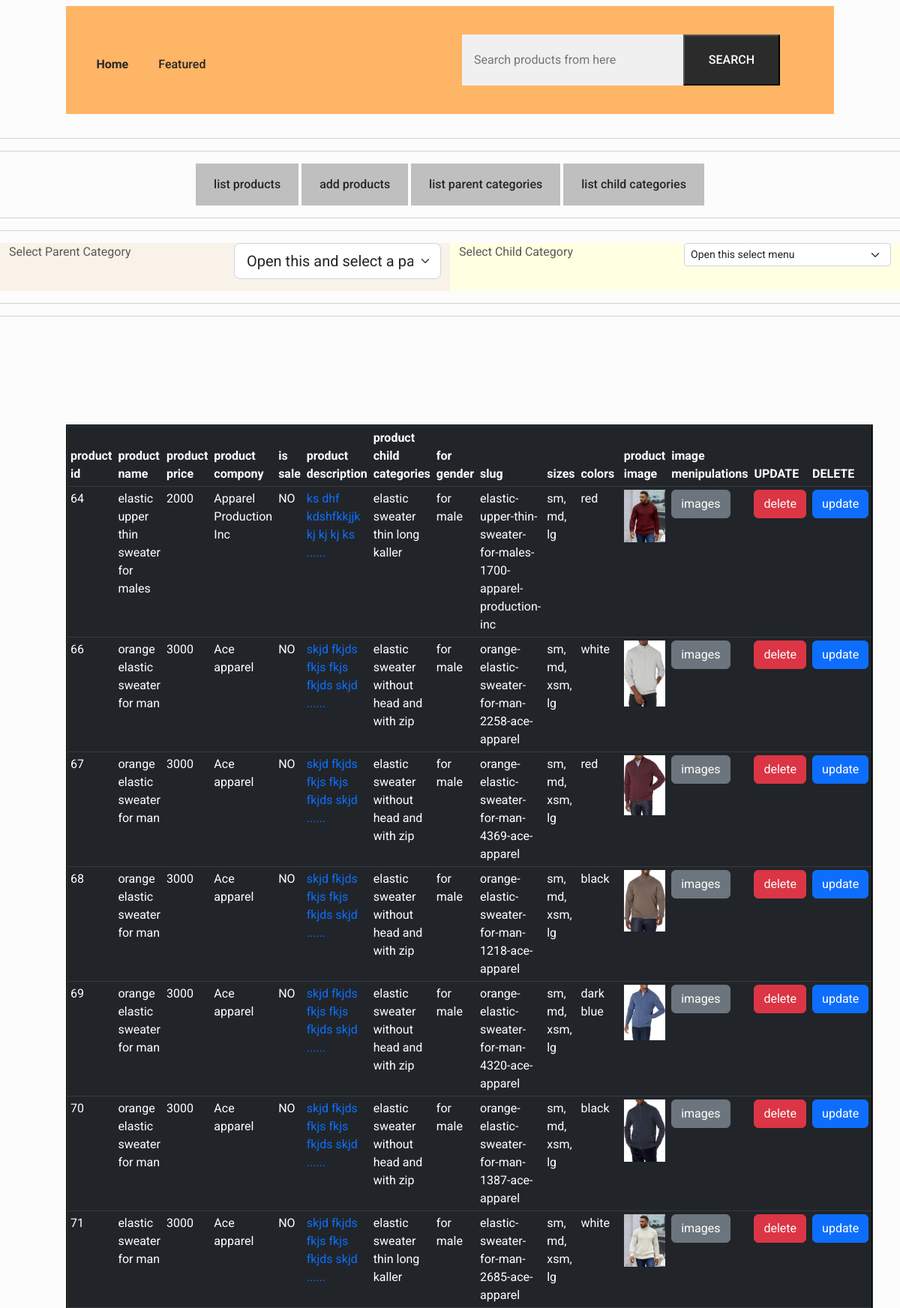
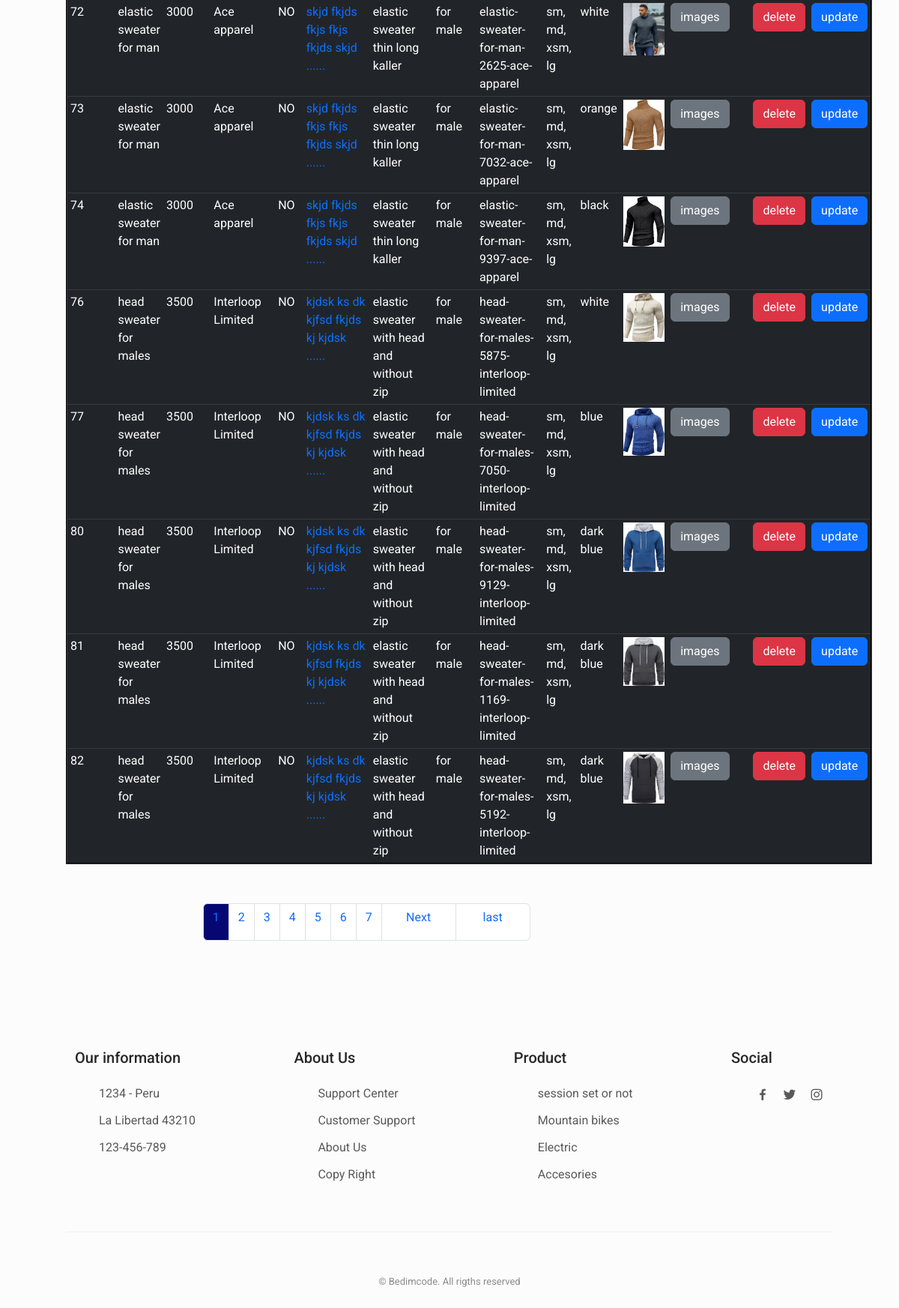
Screenshot of /products/manipulations with the database file from the repository (2 pictures, top to bottom).
### products/models.py (models this page shows, shortened)
class product(models.Model):
    p_id=models.BigAutoField(auto_created=True, primary_key=True, serialize=False,)
    p_name=models.CharField(max_length=100)
    p_price=models.IntegerField()
    p_compony=models.CharField(max_length=100)
    p_is_sale=models.BooleanField(default=False)
    p_description=models.CharField(max_length=1500)
    p_child_category=models.ForeignKey(child_category,on_delete=models.CASCADE,related_name='p_child_category')
    p_gender=models.ForeignKey(gender,on_delete=models.CASCADE,related_name='child_category')
    slug=models.SlugField()
    color_variant = models.ManyToManyField(ColorVariant,blank=True)
    size_variant = models.ManyToManyField(SizeVariant,blank=True)

class SizeVariant(models.Model):
    size_name = models.CharField(max_length=100)
    price=models.IntegerField(default=0)

class ColorVariant(models.Model):
    color_name=models.CharField(max_length=100)
    price=models.IntegerField(default=0)

class product_image(models.Model):
    i_id=  models.BigAutoField(auto_created=True, primary_key=True, serialize=False,)
    image=models.ImageField(upload_to='images')
    product_id=models.ForeignKey(product,on_delete=models.CASCADE,related_name='p_image')

### categories/models.py (models this page shows)
class child_category(models.Model):
    c_c_id=models.BigAutoField(auto_created=True, primary_key=True, serialize=False,)
    c_c_name=models.CharField(max_length=100,unique=True)
    p_category=models.ForeignKey(parent_category,on_delete=models.CASCADE,related_name='child_category')

### products/views2.py (the view, shortened to what this page needs)
# urls.py: path('manipulations',product_list ,name='manipulation'),
def product_list(request):
    try:
        values={}
        products = product.objects.select_related('p_child_category').prefetch_related('color_variant').prefetch_related('size_variant').all()
        parent_categories=parent_category.objects.all()
        child_categories=child_category.objects.all()
        values.update({'parent_categories':parent_categories})
        values.update({'child_categories':child_categories})
        p=Paginator(products,15) #every page will show 2 records
        if not request.GET.get('page'):
            page_number='1'
        else:
            page_number=request.GET.get('page') #this will come in url
        ServiceDatafinal=p.get_page(page_number) #it will return the two records to display in page
        totalpage=ServiceDatafinal.paginator.num_pages #it will return how much pages can be create from compairing/dividing the number of records and number should display for one page
        values.update({
		'products':ServiceDatafinal,
        'lastpage':totalpage,
        'totalPagelist':[n+1 for n in range(totalpage)],
        'page_number':int(page_number)
        })
        return render(request,'products/productslist.html',values)
    except Exception as e:
        messages.warning(request,"something went wrong")
        messages.warning(request,e)
        return render(request,'home/notPageFoundError.html')

### templates/products/productslist.html (shortened to what this page needs)
<!DOCTYPE html>
<html lang="en">
<head>
</head>
<body>
    {% extends "base/base.html" %}
    {% block start %}
<hr><hr>
    {% include 'products/menus/menus.html' %}
      <hr><hr>
      <div class="container-fluid">
        <div class="row">
          <div class="col-6" style="background-color:rgb(249, 242, 232)">
            <div class="row">
              <div class="col-6">
                Select Parent Category
              </div>
              <div class="col-6">
                <select class="form-select form-select-lg mb-3" id="p_ctgry" aria-label=".form-select-lg example">
                  <option value="-1">Open this and select a parent category</option>
                </select>
              </div>
            </div>
          </div>
          <div class="col-6" style="background-color:rgb(255, 255, 226)">
            <div class="row">
              <div class="col-6">
                Select Child Category
              </div>
              <div class="col-6">
                <select class="form-select form-select-sm" id="c_ctgry"  aria-label=".form-select-sm example">
                  <option>Open this select menu</option>
                </select>
              </div>
            </div>
          </div>
        </div>
      </div>
      <hr><hr>
      <section class="new section container" id="new">
      <table class="table table-dark table-sm" border="2">
          <thead>
          <tr>
            <td>
              <b>
                product id
              </b>
            </td>
            <td>
              <b>product name</b>
            </td>
            <td>
              <b>product price</b>
            </td>
            <td>
              <b>product compony</b>
            </td>
            <td><b>is sale</b></td>
            <td><b>product description</b></td>
            <td><b>product child categories</b></td>
            <td><b>for gender</b></td>
            <td><b>slug</b></td>
            <td><b>sizes</b></td>
            <td><b>colors</b></td>
            <td><b>product image</b></td>
            <td><b>image menipulations</b></td>
            <td><b>UPDATE</b></td>
            <td><b>DELETE</b></td>
          </tr>
        </thead>
        <tbody>
        {% for product in products %}
          <tr>
            <td>
              {{product.p_id}}
            </td>
            <td>
              {{product.p_name}}
            </td>
            <td>
              {{product.p_price}}
            </td>
            <td>
              {{product.p_compony}}
            </td>
            <td>
              NO
            </td>
            <td>
            <a href="" title="click for more read">
            {{product.p_description|slice:":40"}}
            ......
            </a>
            </td>
            <td>
            {{product.p_child_category.c_c_name}}
            </td>
          <td>
           {% if product.p_gender_id == 1 %}
           for male
           {% elif product.p_gender_id == 2 %}
           for female
           {% elif product.p_gender_id == 3 %}
           for others
           {% endif %}
          </td>
          <td>
            {{product.slug}}
          </td>
          <td>
            {% for size in product.size_variant.all %}
                    {{ size.size_name }}{% if not forloop.last %}, {% endif %}
                {% endfor %}
          </td>
          <td>
            {% for color in product.color_variant.all %}
                    {{ color.color_name }}{% if not forloop.last %}, {% endif %}
                {% endfor %}
          </td>
          <td>
            <img src="/media/images/{{product.p_image.first.image}}"  alt="">
          </td>
          <td>
            <a href="{% url 'images' product.slug %}">
          <button class="btn btn-secondary">images</button>
        </a>
          </td>
          <td>
            <a href="{% url 'delete_products' product.slug %}">
              <button class="btn btn-danger">delete</button>
            </a>
          </td>
          <td><a href="{% url 'update_product' product.slug %}"><button class="btn btn-primary">update</button></a></td>
        </tr>
         {% endfor %}
        </tbody>
        </table>
    </section>
    <div style=" height: 20px;"></div>
    <div class="container">
        <div class="row">
            <div class="col-2"></div>
            <div class="col-4">
                <center>
                  {% if p_category_id and not c_category_id%}
                  <nav aria-label="Page navigation example">
                    <ul class="pagination">
                        {% if products.has_previous %}
                      <li class="page-item"><a class="page-link" href="?page=1&slectedPcategoryId={{p_category_id}}" style=" width: 100px; height: 50px;">first</a></li>
                      <li class="page-item"><a class="page-link" href="?page={{products.previous_page_number}}&slectedPcategoryId={{p_category_id}}" style=" width: 100px; height: 50px;">Previous</a></li>
                      {% endif %}
                      {%for n in totalPagelist %}
                      {% if page_number is n %}
                      <li class="page-item"><a class="page-link" href="?page={{n}}&slectedPcategoryId={{p_category_id}}" style=" background-color: rgb(13, 13, 146); max-width: 50px; height: 50px;">{{n}}</a></li>
                 {% else %}
                      <li class="page-item"><a class="page-link" href="?page={{n}}&slectedPcategoryId={{p_category_id}}" style=" max-width: 50px; height: 50px;">{{n}}</a></li>
                      {% endif %}
                {% endfor %}
                      {% if products.has_next %}
                      <li class="page-item"><a class="page-link" href="?page={{products.next_page_number}}&slectedPcategoryId={{p_category_id}}" style=" width: 100px; height: 50px;">Next</a></li>
                      <li class="page-item"><a class="page-link" href="?page={{lastpage}}&slectedPcategoryId={{p_category_id}}" style=" width: 100px; height: 50px;">last</a></li>
                      {% endif %}
                    </ul>
                  </nav>
                  {% else %}
                  <nav aria-label="Page navigation example">
                    <ul class="pagination">
                      {%for n in totalPagelist %}
                      {% if page_number is n %}
                 <li class="page-item"><a class="page-link" href="?page={{n}}" style=" background-color: rgb(7, 7, 115); max-width: 50px; height: 50px;">{{n}}</a></li>
                      {% else %}
                       <li class="page-item"><a class="page-link" href="?page={{n}}" style=" max-width: 50px; height: 50px;">{{n}}</a></li>
                 {% endif %}
                {% endfor %}
                      {% if products.has_next %}
                      <li class="page-item"><a class="page-link" href="?page={{products.next_page_number}}" style=" width: 100px; height: 50px;">Next</a></li>
                      <li class="page-item"><a class="page-link" href="?page={{lastpage}}" style=" width: 100px; height: 50px;">last</a></li>
                      {% endif %}
                    </ul>
                  </nav>
                  {% endif %}
                </center>
            </div>
            <div class="col-4"></div>
        </div>
    </div>
    {% endblock %}

### templates/base/base.html (shortened to what this page needs)
 <!DOCTYPE html>
    <html lang="en">
    <head>
        <link rel="stylesheet" href="/static/css/bootstrap.css">
        <link rel="stylesheet" href="https://cdn.jsdelivr.net/npm/boxicons@latest/css/boxicons.min.css">
        <link rel="stylesheet" href="/static/css/swiper-bundle.min.css">
        <link rel="stylesheet" href="/static/css/styles.css">
    <div>
        <section class="newsletter section container" style="width: 100%; margin-top: -120px;">
            <div class="newsletter__bg grid" style="height:70px ;">
                <div style="width:50%; position: relative; right: 15%;bottom: 20px;">
                    <div class="nav__menu" id="nav-menu">
                        <ul class="nav__list">
                            <li class="nav__item">
                                <a href="{% url 'home' %}" class="nav__link"><b>Home</b></a>
                            </li>
                            <li class="nav__item">
                                <a href="#featured" class="nav__link">Featured</a>
                            </li>
                        </ul>
                    </div>
                </div>
                <form  action="{% url 'search' %}" method="post" class="newsletter__subscribe" style="position: relative; bottom: 50%">
                    <input type="text" {% if request.session.search %} value="{{request.session.search}}" {% endif %} name="search" placeholder="Search products from here" class="newsletter__input">
                    <input type="submit" class="button" value="SEARCH">
                </form>
            </div>
        </section>
    </div>
    {% block start %}
{% endblock %}
<footer class="footer section">
    <div class="footer__container container grid">
        <div class="footer__content">
            <h3 class="footer__title">Our information</h3>
            <ul class="footer__list">
                <li>1234 - Peru</li>
                <li>La Libertad 43210</li>
                <li>123-456-789</li>
            </ul>
        </div>
        <div class="footer__content">
            <h3 class="footer__title">About Us</h3>
            <ul class="footer__links">
                <li>
                    <a href="#" class="footer__link">Support Center</a>
                </li>
                <li>
                    <a href="#" class="footer__link">Customer Support</a>
                </li>
                <li>
                    <a href="#" class="footer__link">About Us</a>
                </li>
                <li>
                    <a href="#" class="footer__link">Copy Right</a>
                </li>
            </ul>
        </div>
        <div class="footer__content">
            <h3 class="footer__title">Product</h3>
            <ul class="footer__links">
                <li>
                    <a href="{% url 'check_session' %}" class="footer__link">session set or not</a>
                </li>
                <li>
                    <a href="#" class="footer__link">Mountain bikes</a>
                </li>
                <li>
                    <a href="#" class="footer__link">Electric</a>
                </li>
                <li>
                    <a href="#" class="footer__link">Accesories</a>
                </li>
            </ul>
        </div>
        <div class="footer__content">
            <h3 class="footer__title">Social</h3>
            <ul class="footer__social">
                <a href="https://www.facebook.com/" target="_blank" class="footer__social-link">
                    <i class='bx bxl-facebook'></i>
                </a>
                <a href="https://twitter.com/" target="_blank" class="footer__social-link">
                    <i class='bx bxl-twitter' ></i>
                </a>
                <a href="https://www.instagram.com/" target="_blank" class="footer__social-link">
                    <i class='bx bxl-instagram' ></i>
                </a>
            </ul>
        </div>
    </div>
    <span class="footer__copy">&#169; Bedimcode. All rigths reserved</span>
</footer>
</html>

### templates/products/menus/menus.html (shortened to what this page needs)
<!DOCTYPE html>
<html lang="en">
<head>
    {% load static %}
    <link rel="stylesheet" href="{% static 'css/bootstrap.css' %}">
    <link rel="stylesheet" href="https://cdn.jsdelivr.net/npm/boxicons@latest/css/boxicons.min.css">
    <link rel="stylesheet" href="{% static 'css/swiper-bundle.min.css' %}">
    <link rel="stylesheet" href="{% static 'css/styles.css' %} ">
</head>
<body>
    <center>
    <div class="home__btns" style="display: inline;">
        <a href="{% url 'manipulation' %}" class="button button--gray button--small">
            list products
        </a>
    </div>
    <div class="home__btns" style="display: inline;">
        <a href="{% url 'add_products' %}" class="button button--gray button--small">
            add products
        </a>
    </div><div class="home__btns" style="display: inline;">
        <a href="#" class="button button--gray button--small">
            list parent categories
        </a>
    </div>
    <div class="home__btns" style="display: inline;">
        <a href="#" class="button button--gray button--small">
            list child categories
        </a>
    </div>
</center>
</body>
</html>

### rows the page displays
product: p_id "64", p_name "elastic upper thin sweater for males", p_price "2000", p_compony "Apparel Production Inc", p_description "ks dhf kdshfkkjjk kj kj kj ks", p_child_category.c_c_name "elastic sweater thin long kaller", slug "elastic-upper-thin-sweater-for-males-1700-apparel-production-inc", p_image.first.image (picture)
SizeVariant: size_name "sm"
SizeVariant: size_name "md"
SizeVariant: size_name "lg"
ColorVariant: color_name "red"
product: p_id "66", p_name "orange elastic sweater for man", p_price "3000", p_compony "Ace apparel", p_description "skjd fkjds fkjs fkjs fkjds skjd", p_child_category.c_c_name "elastic sweater without head and with zip", shows "for male", slug "orange-elastic-sweater-for-man-2258-ace-apparel", p_image.first.image (picture)
SizeVariant: size_name "xsm"
ColorVariant: color_name "white"
product: p_id "67", p_name "orange elastic sweater for man", p_price "3000", p_compony "Ace apparel", p_description "skjd fkjds fkjs fkjs fkjds skjd", p_child_category.c_c_name "elastic sweater without head and with zip", shows "for male", slug "orange-elastic-sweater-for-man-4369-ace-apparel", p_image.first.image (picture)
product: p_id "68", p_name "orange elastic sweater for man", p_price "3000", p_compony "Ace apparel", p_description "skjd fkjds fkjs fkjs fkjds skjd", p_child_category.c_c_name "elastic sweater without head and with zip", shows "for male", slug "orange-elastic-sweater-for-man-1218-ace-apparel", p_image.first.image (picture)
ColorVariant: color_name "black"
product: p_id "69", p_name "orange elastic sweater for man", p_price "3000", p_compony "Ace apparel", p_description "skjd fkjds fkjs fkjs fkjds skjd", p_child_category.c_c_name "elastic sweater without head and with zip", shows "for male", slug "orange-elastic-sweater-for-man-4320-ace-apparel", p_image.first.image (picture)
ColorVariant: color_name "dark blue"
product: p_id "70", p_name "orange elastic sweater for man", p_price "3000", p_compony "Ace apparel", p_description "skjd fkjds fkjs fkjs fkjds skjd", p_child_category.c_c_name "elastic sweater without head and with zip", shows "for male", slug "orange-elastic-sweater-for-man-1387-ace-apparel", p_image.first.image (picture)
product: p_id "71", p_name "elastic sweater for man", p_price "3000", p_compony "Ace apparel", p_description "skjd fkjds fkjs fkjs fkjds skjd", p_child_category.c_c_name "elastic sweater thin long kaller", shows "for male", slug "elastic-sweater-for-man-2685-ace-apparel", p_image.first.image (picture)
product: p_id "72", p_name "elastic sweater for man", p_price "3000", p_compony "Ace apparel", p_description "skjd fkjds fkjs fkjs fkjds skjd", p_child_category.c_c_name "elastic sweater thin long kaller", shows "for male", slug "elastic-sweater-for-man-2625-ace-apparel", p_image.first.image (picture)
product: p_id "73", p_name "elastic sweater for man", p_price "3000", p_compony "Ace apparel", p_description "skjd fkjds fkjs fkjs fkjds skjd", p_child_category.c_c_name "elastic sweater thin long kaller", shows "for male", slug "elastic-sweater-for-man-7032-ace-apparel", p_image.first.image (picture)
ColorVariant: color_name "orange"
product: p_id "74", p_name "elastic sweater for man", p_price "3000", p_compony "Ace apparel", p_description "skjd fkjds fkjs fkjs fkjds skjd", p_child_category.c_c_name "elastic sweater thin long kaller", shows "for male", slug "elastic-sweater-for-man-9397-ace-apparel", p_image.first.image (picture)
product: p_id "76", p_name "head sweater for males", p_price "3500", p_compony "Interloop Limited", p_description "kjdsk ks dk kjfsd fkjds kj kjdsk", p_child_category.c_c_name "elastic sweater with head and without zip", slug "head-sweater-for-males-5875-interloop-limited", p_image.first.image (picture)
product: p_id "77", p_name "head sweater for males", p_price "3500", p_compony "Interloop Limited", p_description "kjdsk ks dk kjfsd fkjds kj kjdsk", p_child_category.c_c_name "elastic sweater with head and without zip", slug "head-sweater-for-males-7050-interloop-limited", p_image.first.image (picture)
ColorVariant: color_name "blue"
product: p_id "80", p_name "head sweater for males", p_price "3500", p_compony "Interloop Limited", p_description "kjdsk ks dk kjfsd fkjds kj kjdsk", p_child_category.c_c_name "elastic sweater with head and without zip", slug "head-sweater-for-males-9129-interloop-limited", p_image.first.image (picture)
product: p_id "81", p_name "head sweater for males", p_price "3500", p_compony "Interloop Limited", p_description "kjdsk ks dk kjfsd fkjds kj kjdsk", p_child_category.c_c_name "elastic sweater with head and without zip", slug "head-sweater-for-males-1169-interloop-limited", p_image.first.image (picture)
product: p_id "82", p_name "head sweater for males", p_price "3500", p_compony "Interloop Limited", p_description "kjdsk ks dk kjfsd fkjds kj kjdsk", p_child_category.c_c_name "elastic sweater with head and without zip", slug "head-sweater-for-males-5192-interloop-limited", p_image.first.image (picture)

### other values shown
{{ n }} "1"
{{ n }} "2" "3" "4" "5" "6" "7"
